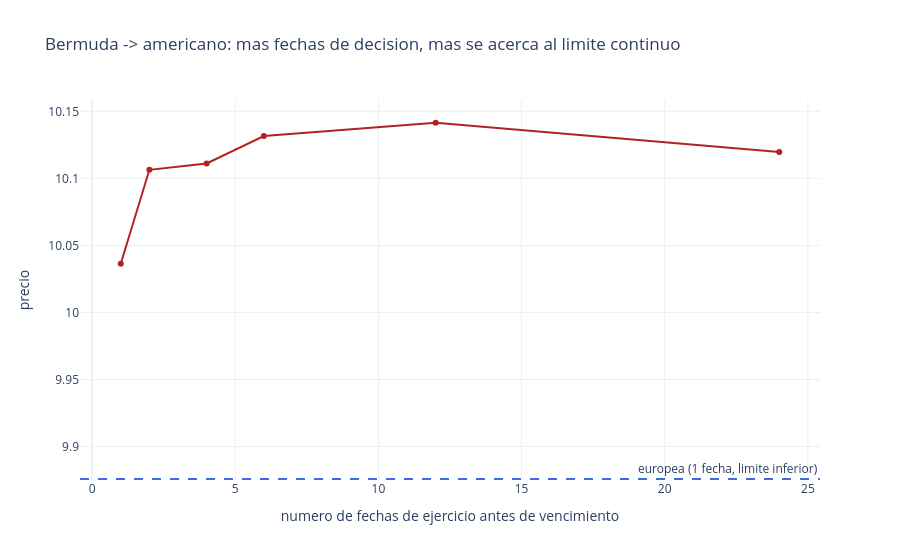

Notebook code for this chart:
### Markdown cell above
## 5. Convergencia hacia el limite americano

Cuantas mas fechas de ejercicio se permiten, mas se acerca el precio bermuda al limite
americano (ejercicio continuo). El ruido Monte Carlo de la regresion de Longstaff-Schwartz es
visible en la curva -- coherente con que cada punto es una regresion independiente sobre un
numero finito de trayectorias, no una formula cerrada.

### Code cell
n_dates_grid = [1, 2, 4, 6, 12, 24]
convergence_prices = []
for n in n_dates_grid:
    dates = list(np.linspace(T / (n + 1), T, n + 1))[:-1]
    convergence_prices.append(price_bermudan_put(K, dates).scalar)

fig = go.Figure()
fig.add_trace(go.Scatter(x=n_dates_grid, y=convergence_prices, mode="lines+markers", name="bermuda", line=dict(color="firebrick")))
fig.add_hline(y=european_price, line=dict(color="royalblue", dash="dash"), annotation_text="europea (1 fecha, limite inferior)")
fig.update_layout(
    title="Bermuda -> americano: mas fechas de decision, mas se acerca al limite continuo",
    xaxis_title="numero de fechas de ejercicio antes de vencimiento",
    yaxis_title="precio",
    template="plotly_white",
)
fig.show()

### Figure 1 — Plotly figure (JSON) as saved in the notebook; plotly's stock layout.template omitted (floating-point values rounded to 4 significant figures)
{"data": [{"line": {"color": "firebrick"}, "mode": "lines+markers", "name": "bermuda", "type": "scatter", "x": [1, 2, 4, 6, 12, 24], "y": [10.04, 10.11, 10.11, 10.13, 10.14, 10.12]}], "layout": {"annotations": [{"showarrow": false, "text": "europea (1 fecha, limite inferior)", "x": 1, "xanchor": "right", "xref": "x domain", "y": 9.876, "yanchor": "bottom", "yref": "y"}], "shapes": [{"line": {"color": "royalblue", "dash": "dash"}, "type": "line", "x0": 0, "x1": 1, "xref": "x domain", "y0": 9.876, "y1": 9.876, "yref": "y"}], "title": {"text": "Bermuda -> americano: mas fechas de decision, mas se acerca al limite continuo"}, "xaxis": {"title": {"text": "numero de fechas de ejercicio antes de vencimiento"}}, "yaxis": {"title": {"text": "precio"}}}}
